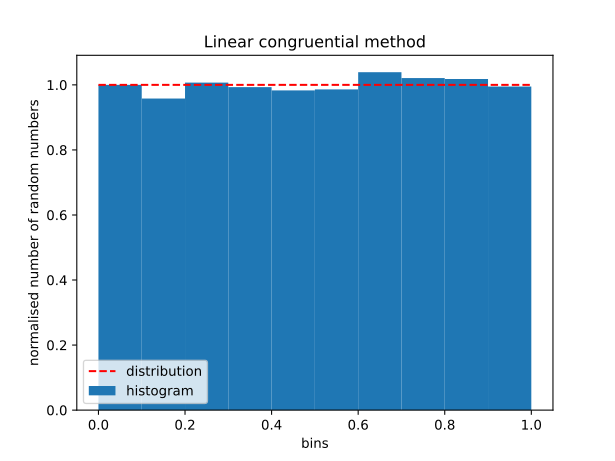

The script that drew this image:
# Assignment 4
# linear congruential random number generator
import matplotlib.pyplot as pt
import time

a=321
c=123
x0=1
m=56789
x=[]
# generating 10000 random number
t1=time.perf_counter()
for i in range(10000):
 x1=(a*x0+c)%m # linear congruential method
 x0=x1
 x+=[x1/(m-1)] # divided by m-1 to make number <=1
t2=time.perf_counter()
print("Total time taken to generate 10000 random numbers : ",t2-t1)
pt.hist(x,bins=10, range=(0.0, 1.0), density=True,label="histogram")
pt.plot([0,1],[1,1],'r--',label="distribution")
pt.xlabel("bins");pt.ylabel("normalised number of random numbers")
pt.title("Linear congruential method")
pt.legend()
pt.show()
